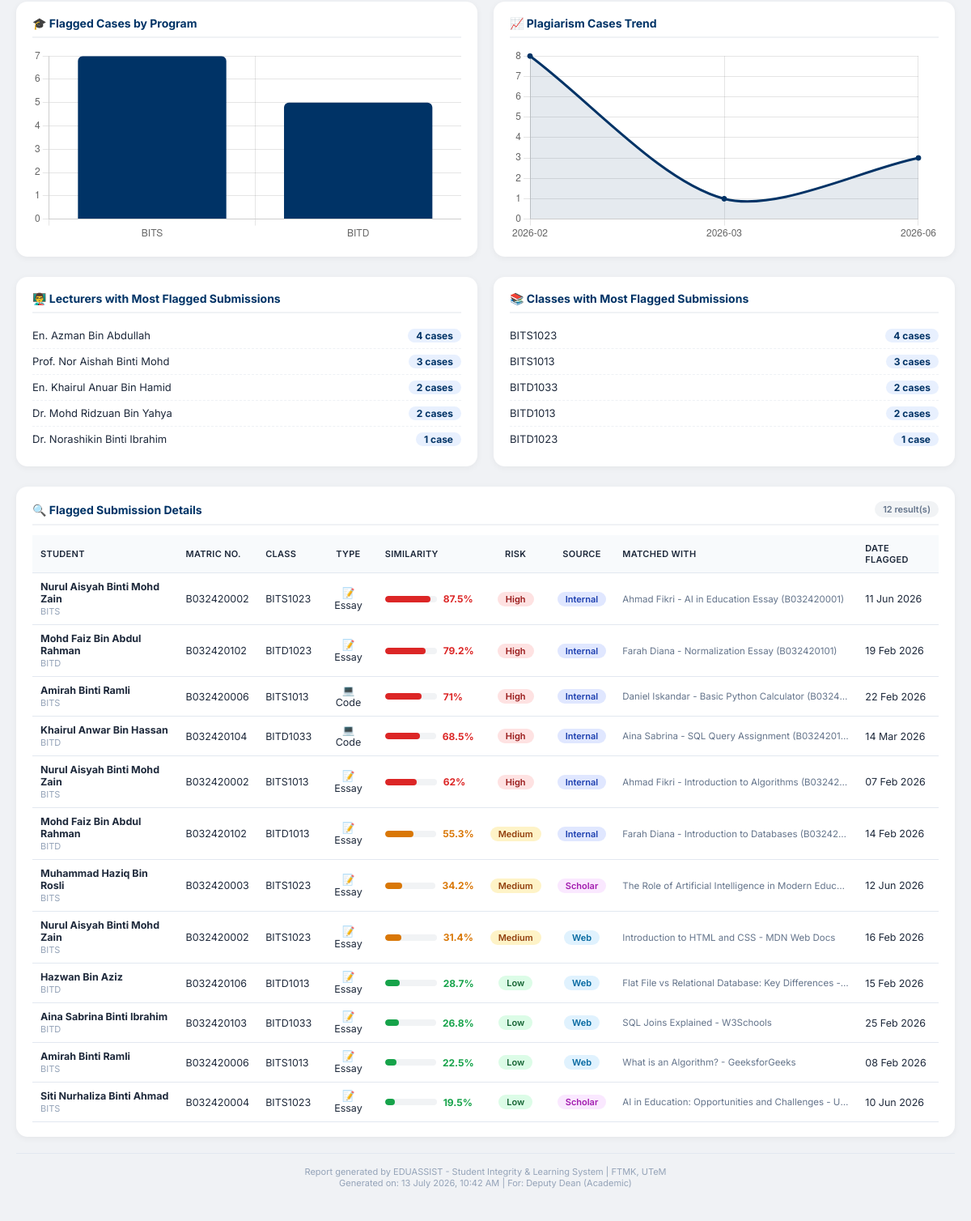
Before: /admin_plagiarism_report.php (signed in, lower part) with the older database file.
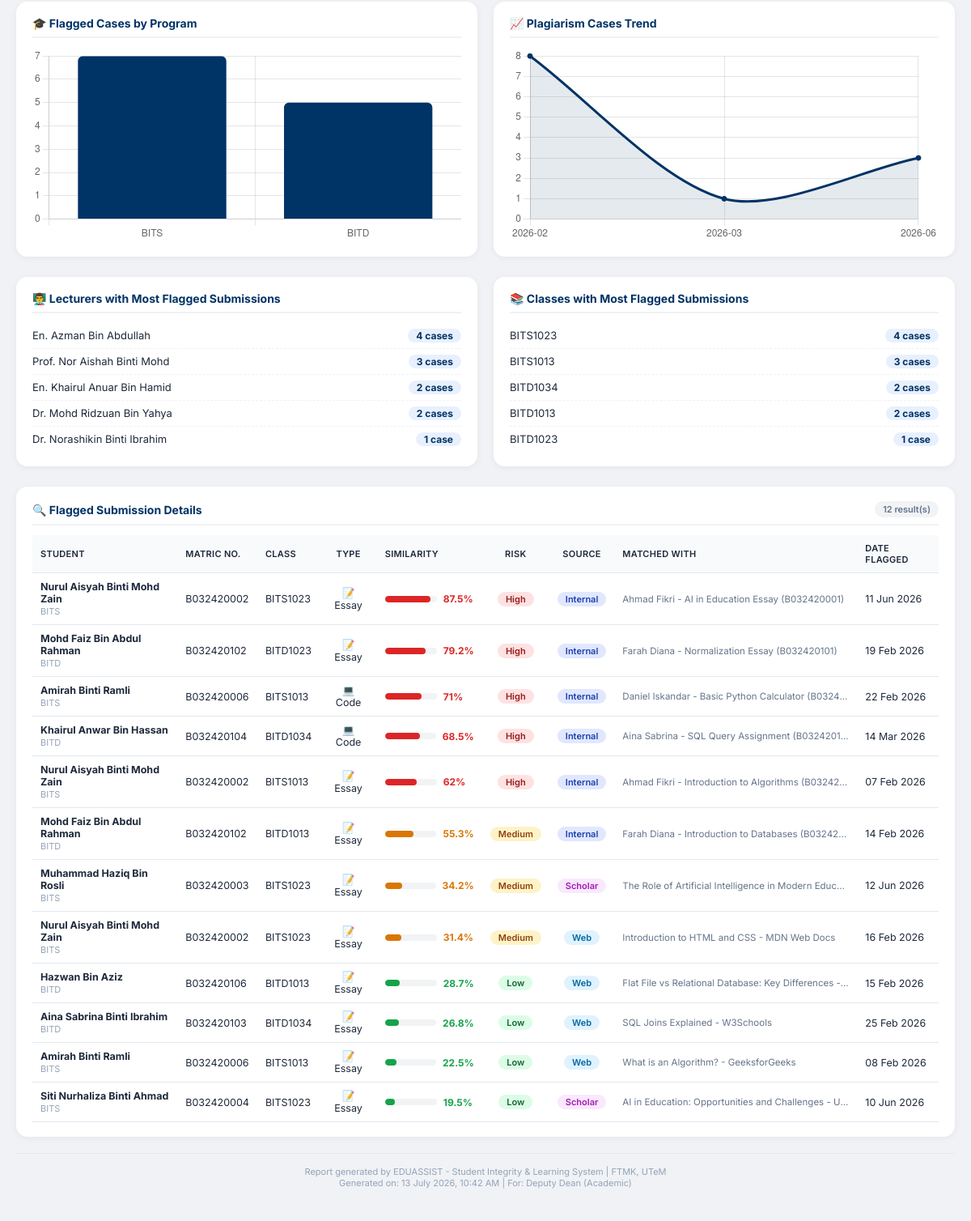
After: the same page with the newer database file.
### tables this page shows
CREATE TABLE `plagiarism_report` (
  `report_id` int(11) NOT NULL,
  `submission_id` int(11) NOT NULL,
  `submission_type` enum('essay','code') NOT NULL,
  `similarity_percentage` float DEFAULT 0,
  `matched_submission_id` int(11) DEFAULT NULL,
  `matched_student_id` int(11) DEFAULT NULL,
  `matched_source_title` varchar(500) DEFAULT NULL,
  `source_type` enum('internal','web','scholar') NOT NULL,
  `matched_text` text DEFAULT NULL,
  `created_at` timestamp NOT NULL DEFAULT current_timestamp()
);

CREATE TABLE `student` (
  `student_id` int(11) NOT NULL,
  `matric_no` varchar(20) NOT NULL,
  `password` varchar(255) NOT NULL,
  `full_name` varchar(100) NOT NULL,
  `email` varchar(100) NOT NULL,
  `program` varchar(100) NOT NULL,
  `phone_no` varchar(15) DEFAULT NULL,
  `created_at` timestamp NOT NULL DEFAULT current_timestamp()
);

CREATE TABLE `class` (
  `class_id` int(11) NOT NULL,
  `class_name` varchar(100) NOT NULL,
  `class_code` varchar(20) NOT NULL,
  `group_name` varchar(50) DEFAULT NULL,
  `max_students` int(11) DEFAULT 50,
  `created_at` timestamp NOT NULL DEFAULT current_timestamp(),
  `coordinator_id` int(11) DEFAULT NULL
);

### admin_plagiarism_report.php (the view, shortened to what this page needs)
<?php
include 'includes/config.php';
$where = ["1=1"];
$where_sql = implode(" AND ", $where);
$sql_plagiarism = "
    SELECT
        pr.report_id, pr.similarity_percentage, pr.source_type, pr.matched_source_title,
        pr.submission_type, pr.created_at,
        s.student_id, s.full_name AS student_name, s.matric_no, s.program,
        c.class_id, c.class_code, c.class_name,
        l.lecturer_id, l.full_name AS lecturer_name
    FROM plagiarism_report pr
    LEFT JOIN essay_submission es ON pr.submission_id = es.id AND pr.submission_type = 'essay'
    LEFT JOIN code_submission cs ON pr.submission_id = cs.id AND pr.submission_type = 'code'
    JOIN student s ON s.student_id = COALESCE(es.student_id, cs.student_id)
    JOIN assignment a ON a.assignment_id = COALESCE(es.assignment_id, cs.assignment_id)
    JOIN class c ON c.class_id = a.class_id
    LEFT JOIN lecturer l ON l.lecturer_id = a.lecturer_id
    WHERE $where_sql
    ORDER BY pr.similarity_percentage DESC, pr.created_at DESC
";
$plagiarism_result = mysqli_query($conn, $sql_plagiarism);
$cases = [];
while ($row = mysqli_fetch_assoc($plagiarism_result)) {
    $cases[] = $row;
}
$total_cases = count($cases);
$high_risk = 0;
$medium_risk = 0;
$low_risk = 0;
$source_count = ['internal' => 0, 'web' => 0, 'scholar' => 0];
$program_count = [];
$lecturer_count = [];
$class_count = [];
$monthly_trend = [];
foreach ($cases as $c) {
    $sim = (float)$c['similarity_percentage'];
    if ($sim >= 60) $high_risk++;
    elseif ($sim >= 30) $medium_risk++;
    else $low_risk++;
    if (isset($source_count[$c['source_type']])) $source_count[$c['source_type']]++;
    $prog = $c['program'] ?: 'Unknown';
    $program_count[$prog] = ($program_count[$prog] ?? 0) + 1;
    $lect = $c['lecturer_name'] ?: 'Unassigned';
    $lecturer_count[$lect] = ($lecturer_count[$lect] ?? 0) + 1;
    $cls = $c['class_code'] ?: 'Unknown';
    $class_count[$cls] = ($class_count[$cls] ?? 0) + 1;
    $month = date('Y-m', strtotime($c['created_at']));
    $monthly_trend[$month] = ($monthly_trend[$month] ?? 0) + 1;
}
ksort($monthly_trend);
arsort($lecturer_count);
$top_lecturers = array_slice($lecturer_count, 0, 5, true);
arsort($class_count);
$top_classes = array_slice($class_count, 0, 5, true);
?>
<!DOCTYPE html>
<html lang="en">
<head>
</head>
<body>
<div class="container">
    <?php if ($total_cases == 0): ?>
        <div class="no-data">
            <span class="icon">📭</span>
            <h3>No Flagged Submissions Found</h3>
            <p>No plagiarism cases match the selected filters. Try widening your filter criteria.</p>
        </div>
    <?php else: ?>
    <div class="chart-grid">
        <div class="chart-container">
            <h3>🎓 Flagged Cases by Program</h3>
            <canvas id="programChart"></canvas>
        </div>
        <div class="chart-container">
            <h3>📈 Plagiarism Cases Trend</h3>
            <canvas id="trendChart"></canvas>
        </div>
    </div>
    <div class="callout-grid">
        <div class="callout-box">
            <h3>👨‍🏫 Lecturers with Most Flagged Submissions</h3>
            <?php if (empty($top_lecturers)): ?>
                <p style="color:#888; font-size:13px;">No data.</p>
            <?php else: foreach ($top_lecturers as $name => $cnt): ?>
                <div class="callout-row">
                    <span><?php echo htmlspecialchars($name); ?></span>
                    <span class="count"><?php echo $cnt; ?> case<?php echo $cnt > 1 ? 's' : ''; ?></span>
                </div>
            <?php endforeach; endif; ?>
        </div>
        <div class="callout-box">
            <h3>📚 Classes with Most Flagged Submissions</h3>
            <?php if (empty($top_classes)): ?>
                <p style="color:#888; font-size:13px;">No data.</p>
            <?php else: foreach ($top_classes as $name => $cnt): ?>
                <div class="callout-row">
                    <span><?php echo htmlspecialchars($name); ?></span>
                    <span class="count"><?php echo $cnt; ?> case<?php echo $cnt > 1 ? 's' : ''; ?></span>
                </div>
            <?php endforeach; endif; ?>
        </div>
    </div>
    <div class="table-container">
        <h3>
            <span>🔍 Flagged Submission Details</span>
            <span class="count-tag"><?php echo $total_cases; ?> result(s)</span>
        </h3>
        <table>
            <thead>
                <tr>
                    <th>Student</th>
                    <th>Matric No.</th>
                    <th>Class</th>
                    <th class="text-center">Type</th>
                    <th>Similarity</th>
                    <th class="text-center">Risk</th>
                    <th class="text-center">Source</th>
                    <th>Matched With</th>
                    <th>Date Flagged</th>
                </tr>
            </thead>
            <tbody>
                <?php foreach ($cases as $c):
                    $sim = (float)$c['similarity_percentage'];
                    if ($sim >= 60) { $risk_label = 'High'; $risk_class = 'badge-high'; $bar_color = '#dc2626'; }
                    elseif ($sim >= 30) { $risk_label = 'Medium'; $risk_class = 'badge-medium'; $bar_color = '#d97706'; }
                    else { $risk_label = 'Low'; $risk_class = 'badge-low'; $bar_color = '#16a34a'; }
                    $source_badge = 'badge-' . $c['source_type'];
                ?>
                <tr>
                    <td><strong><?php echo htmlspecialchars($c['student_name']); ?></strong><br>
                        <span style="font-size:11px; color:#94a3b8;"><?php echo htmlspecialchars($c['program']); ?></span></td>
                    <td><?php echo htmlspecialchars($c['matric_no']); ?></td>
                    <td><?php echo htmlspecialchars($c['class_code']); ?></td>
                    <td class="text-center"><?php echo $c['submission_type'] == 'essay' ? '📝 Essay' : '💻 Code'; ?></td>
                    <td>
                        <div class="sim-bar-wrap">
                            <div class="sim-bar-bg"><div class="sim-bar-fill" style="width:<?php echo min($sim,100); ?>%; background:<?php echo $bar_color; ?>;"></div></div>
                            <span class="sim-pct" style="color:<?php echo $bar_color; ?>;"><?php echo $sim; ?>%</span>
                        </div>
                    </td>
                    <td class="text-center"><span class="badge <?php echo $risk_class; ?>"><?php echo $risk_label; ?></span></td>
                    <td class="text-center"><span class="badge <?php echo $source_badge; ?>"><?php echo ucfirst($c['source_type']); ?></span></td>
                    <td><span class="matched-title" title="<?php echo htmlspecialchars($c['matched_source_title']); ?>"><?php echo htmlspecialchars($c['matched_source_title']); ?></span></td>
                    <td><?php echo date('d M Y', strtotime($c['created_at'])); ?></td>
                </tr>
                <?php endforeach; ?>
            </tbody>
        </table>
    </div>
    <?php endif; ?>
    <div class="footer-note">
        Report generated by EDUASSIST - Student Integrity &amp; Learning System | FTMK, UTeM<br>
        Generated on: <?php echo date('j F Y, g:i A'); ?> | For: Deputy Dean (Academic)
    </div>
</div>
<script>
// ===== Risk Severity Donut =====
new Chart(document.getElementById('riskChart'), {
    type: 'doughnut',
    data: {
        labels: ['High Risk (≥60%)', 'Medium Risk (30-59%)', 'Low Risk (<30%)'],
        datasets: [{
            data: [<?php echo $high_risk; ?>, <?php echo $medium_risk; ?>, <?php echo $low_risk; ?>],
            backgroundColor: ['#dc2626', '#f59e0b', '#16a34a'],
            borderWidth: 0
        }]
    },
    options: { responsive: true, maintainAspectRatio: true, cutout: '55%', plugins: { legend: { position: 'bottom', labels: { font: { size: 11 } } } } }
});
// ===== Source Type Bar =====
new Chart(document.getElementById('sourceChart'), {
    type: 'bar',
    data: {
        labels: ['Internal', 'Web', 'AI'],
        datasets: [{
            label: 'Cases',
            data: [<?php echo $source_count['internal']; ?>, <?php echo $source_count['web']; ?>, <?php echo $source_count['scholar']; ?>],
            backgroundColor: ['#1e40af', '#0369a1', '#7c3aed'],
            borderRadius: 6
        }]
    },
    options: { responsive: true, maintainAspectRatio: true, plugins: { legend: { display: false } }, scales: { y: { beginAtZero: true, ticks: { precision: 0 } } } }
});
// ===== Program Bar =====
const programLabels = <?php echo json_encode(array_keys($program_count)); ?>;
const programValues = <?php echo json_encode(array_values($program_count)); ?>;
new Chart(document.getElementById('programChart'), {
    type: 'bar',
    data: { labels: programLabels, datasets: [{ label: 'Flagged Cases', data: programValues, backgroundColor: '#003366', borderRadius: 6 }] },
    options: { responsive: true, maintainAspectRatio: true, plugins: { legend: { display: false } }, scales: { y: { beginAtZero: true, ticks: { precision: 0 } } } }
});
// ===== Monthly Trend Line =====
const trendLabels = <?php echo json_encode(array_keys($monthly_trend)); ?>;
const trendValues = <?php echo json_encode(array_values($monthly_trend)); ?>;
new Chart(document.getElementById('trendChart'), {
    type: 'line',
    data: {
        labels: trendLabels,
        datasets: [{
            label: 'Flagged Cases',
            data: trendValues,
            borderColor: '#003366',
            backgroundColor: 'rgba(0,51,102,0.1)',
            fill: true,
            tension: 0.3,
            pointBackgroundColor: '#003366'
        }]
    },
    options: { responsive: true, maintainAspectRatio: true, plugins: { legend: { display: false } }, scales: { y: { beginAtZero: true, ticks: { precision: 0 } } } }
});
</script>
</body>
</html>

### admin_plagiarism_report.php (style rules this page uses)
* { margin: 0; padding: 0; box-sizing: border-box; }
body { font-family: 'Inter', sans-serif; background: #f0f2f5; color: #1e293b; }
.container { max-width: 1450px; margin: 25px auto; padding: 0 20px; }
.chart-grid { display: grid; grid-template-columns: 1fr 1fr; gap: 20px; margin-bottom: 25px; }
.chart-container { background: white; border-radius: 14px; padding: 18px 20px; box-shadow: 0 2px 8px rgba(0,0,0,0.05); }
.chart-container h3 { font-size: 14px; font-weight: 700; color: #003366; margin-bottom: 12px; border-bottom: 2px solid #f0f2f5; padding-bottom: 8px; display: flex; align-items: center; gap: 8px; }
.chart-container canvas { max-height: 240px; width: 100% !important; }
.callout-grid { display: grid; grid-template-columns: 1fr 1fr; gap: 20px; margin-bottom: 25px; }
.callout-box { background: white; border-radius: 14px; padding: 18px 20px; box-shadow: 0 2px 8px rgba(0,0,0,0.05); }
.callout-box h3 { font-size: 14px; font-weight: 700; color: #003366; margin-bottom: 12px; border-bottom: 2px solid #f0f2f5; padding-bottom: 8px; }
.callout-row { display: flex; justify-content: space-between; padding: 7px 0; font-size: 13px; border-bottom: 1px dashed #eef1f5; }
.callout-row:last-child { border-bottom: none; }
.callout-row .count { font-weight: 700; color: #003366; background: #e8f0fe; padding: 1px 10px; border-radius: 10px; font-size: 12px; }
.table-container { background: white; border-radius: 14px; padding: 18px 20px; box-shadow: 0 2px 8px rgba(0,0,0,0.05); margin-bottom: 20px; overflow-x: auto; }
.table-container h3 { font-size: 14px; font-weight: 700; color: #003366; margin-bottom: 12px; border-bottom: 2px solid #f0f2f5; padding-bottom: 8px; display: flex; align-items: center; gap: 8px; justify-content: space-between; }
.table-container h3 .count-tag { font-size: 11px; background: #f1f3f5; color: #64748b; padding: 3px 10px; border-radius: 10px; font-weight: 600; }
table { width: 100%; border-collapse: collapse; font-size: 12.5px; }
th, td { padding: 9px 10px; text-align: left; border-bottom: 1px solid #e2e8f0; }
th { background: #f8fafc; font-weight: 600; color: #1e293b; font-size: 11px; text-transform: uppercase; letter-spacing: 0.3px; }
.text-center { text-align: center; }
.sim-bar-wrap { display: flex; align-items: center; gap: 8px; min-width: 110px; }
.sim-bar-bg { flex: 1; height: 8px; border-radius: 4px; background: #f1f3f5; overflow: hidden; }
.sim-bar-fill { height: 100%; border-radius: 4px; }
.sim-pct { font-weight: 700; font-size: 12px; min-width: 38px; }
.badge { display: inline-block; padding: 2px 10px; border-radius: 12px; font-size: 11px; font-weight: 600; }
.badge-high { background: #fee2e2; color: #991b1b; }
.badge-medium { background: #fef3c7; color: #92400e; }
.badge-low { background: #dcfce7; color: #166534; }
.badge-internal { background: #e0e7ff; color: #1e40af; }
.badge-web { background: #e0f2fe; color: #0369a1; }
.badge-scholar { background: #fae8ff; color: #a21caf; }
.matched-title { max-width: 280px; display: block; font-size: 11.5px; color: #64748b; white-space: nowrap; overflow: hidden; text-overflow: ellipsis; }
.footer-note { text-align: center; font-size: 11px; color: #94a3b8; padding: 15px; border-top: 1px solid #e2e8f0; margin-top: 20px; }

Changed rows visible on the page:
changed through a linked row, plagiarism_report "14 Mar 2026": class.class_code "BITD1033" → "BITD1034"
changed through a linked row, plagiarism_report "25 Feb 2026": class.class_code "BITD1033" → "BITD1034"
Other visible differences:
new list line: "BITD1034 2 case s"
list line gone: "BITD1033 2 case s"
